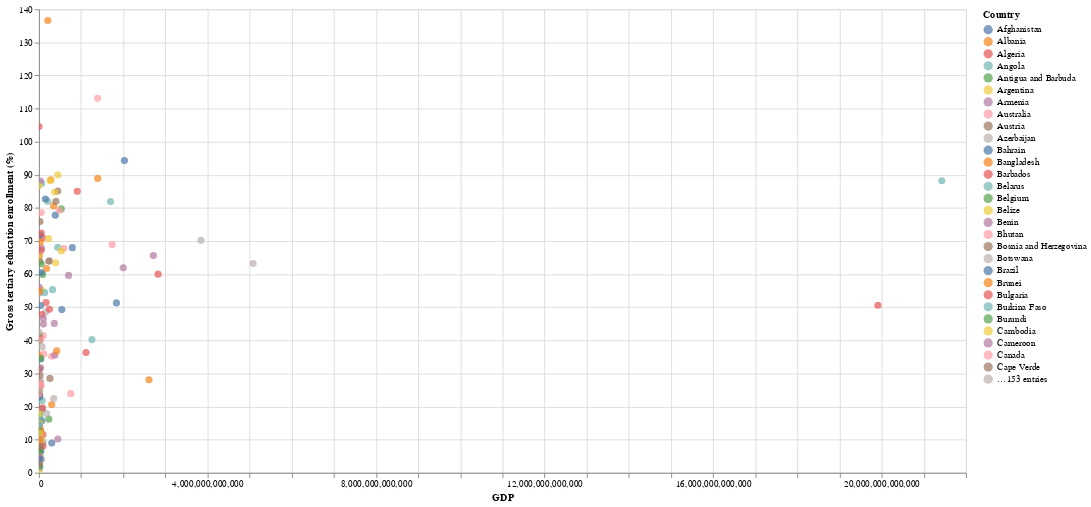

Notebook cell for this chart:
### Code cell
alt.Chart(df_explore_1).mark_circle(size=60).encode(
    x='GDP',
    y='Gross tertiary education enrollment (%)',
    color='Country',
    tooltip=['Country', 'GDP', 'Gross tertiary education enrollment (%)']
).properties(
    width=1000,
    height=500
).interactive()

### Figure 1 — Vega-Lite specification as saved in the notebook (floating-point values rounded to 4 significant figures; data arrays with more than 128 entries replaced by an {"elided": "..."} marker saying what was removed)
{"config": {"view": {"continuousWidth": 300, "continuousHeight": 300}}, "data": {"name": "data-12ec7bf4053b1f8243f3c990d188cef9"}, "mark": {"type": "circle", "size": 60}, "encoding": {"color": {"field": "Country", "type": "nominal"}, "tooltip": [{"field": "Country", "type": "nominal"}, {"field": "GDP", "type": "quantitative"}, {"field": "Gross tertiary education enrollment (%)", "type": "quantitative"}], "x": {"field": "GDP", "type": "quantitative"}, "y": {"field": "Gross tertiary education enrollment (%)", "type": "quantitative"}}, "height": 500, "params": [{"name": "param_93", "select": {"type": "interval", "encodings": ["x", "y"]}, "bind": "scales"}], "width": 1000, "$schema": "https://vega.github.io/schema/vega-lite/v5.8.0.json", "datasets": {"data-12ec7bf4053b1f8243f3c990d188cef9": {"elided": "191 records"}}}
